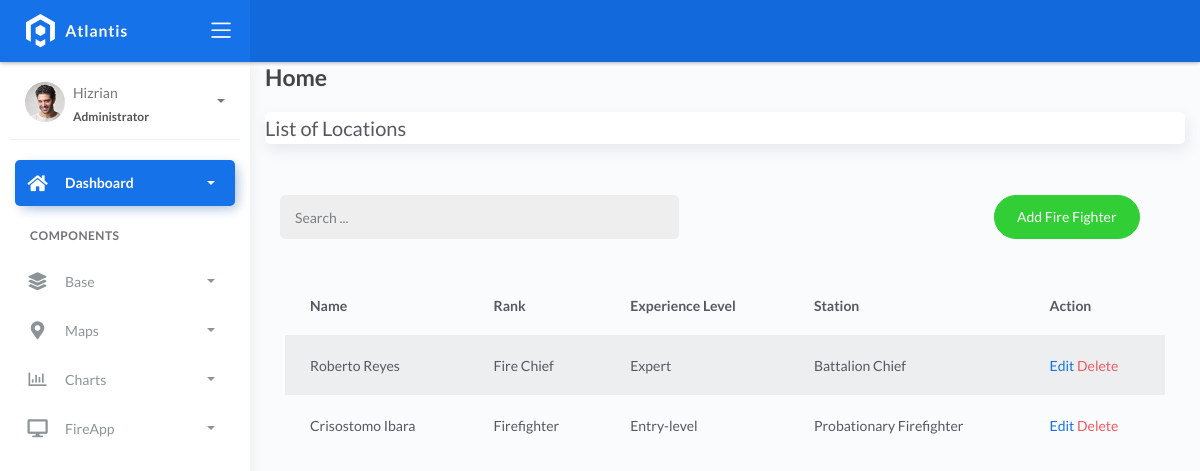
Before: /firefighter_list with the older database file.
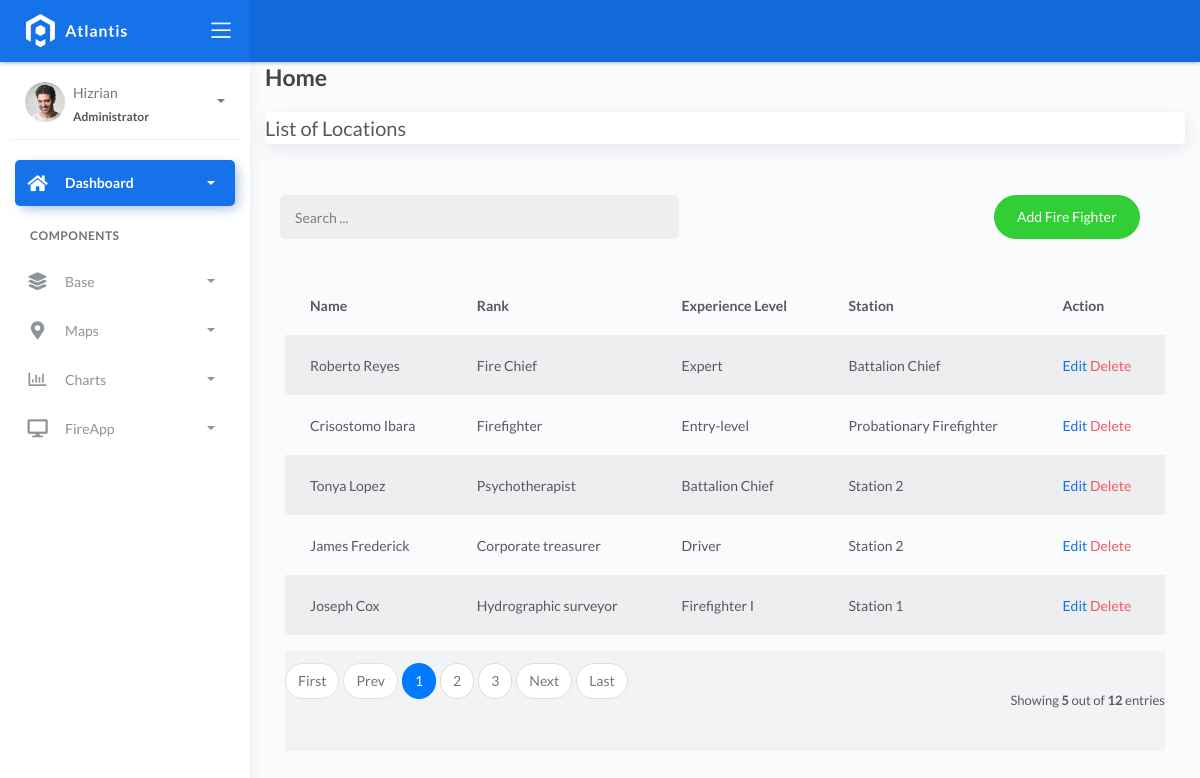
After: the same page with the newer database file.
### fire/models.py (models this page shows)
class BaseModel(models.Model):
    created_at = models.DateTimeField(auto_now_add=True, db_index=True)
    updated_at = models.DateTimeField(auto_now=True)
    class Meta:
        abstract = True

class Firefighters(BaseModel):
    XP_CHOICES = (
        ('Probationary Firefighter', 'Probationary Firefighter'),
        ('Firefighter I', 'Firefighter I'),
        ('Firefighter II', 'Firefighter II'),
        ('Firefighter III', 'Firefighter III'),
        ('Driver', 'Driver'),
        ('Captain', 'Captain'),
        ('Battalion Chief', 'Battalion Chief'),)
    name = models.CharField(max_length=150)
    rank = models.CharField(max_length=150)
    experience_level = models.CharField(max_length=150)
    station = models.CharField(
        max_length=45, null=True, blank=True, choices=XP_CHOICES)

### fire/views.py (the view)
# urls.py: path('firefighter_list', FireFighterList.as_view(), name='fire-fighter'),
class FireFighterList(ListView):
    model = Firefighters
    context_object_name = 'firefighter'
    template_name = 'firefighter_list.html'
    paginate_by = 5

### templates/firefighter_list.html (shortened to what this page needs)
{% extends 'base.html' %} {% load static %} {% block content %}
<div class="content">
    <div class="container-fluid">
        <h4 class="page-title">Home</h4>
        <div class="row">
            <div class="col-md-12">
                <div class="card">
                    <div class="card-title">List of Locations</div>
                </div>
                <br>
                <div class="col-md-12 row">
                    <div class="col-md-6">
                        <form action="" class="navbar-left navbar-form nav-search mr-md-3">
                            <div class="input-group">
                                <input type="text" placeholder="Search ..." class="form-control">
                                <div class="input-group-append">
                                    <span class="input-group-text">
                                    </span>
                                </div>
                            </div>
                        </form>
                    </div>
                    <div class="col-md-6">
                        <div class="pull-right"><a href="{% url 'fighter-add' %}" loc-add="" class="btn btn-success btn-rounded">Add Fire Fighter</a>
                        </div>
                    </div>
                </div>
                <div class="card-body">
                    <table class="table table-striped mt-3">
                        <thead>
                            <tr>
                                <th scope="col">Name</th>
                                <th scope="col">Rank</th>
                                <th scope="col">Experience Level</th>
                                <th scope="col">Station</th>
                                <th scope="col">Action</th>
                            </tr>
                        </thead>
                        <tbody>
                            {% for object in object_list %}
                            <tr>
                                <td>{{ object.name }}</td>
                                <td>{{ object.rank }}</td>
                                <td>{{ object.experience_level }}</td>
                                <td>{{ object.station }}</td>
                                <td>
                                    <a href="firefighter_list/{{ object.id }}">Edit</a>
                                    <a href="firefighter_list/{{ object.id }}/delete" class="text-danger">Delete</a>
                                </td>
                            </tr>
                            {% empty %}
                            <tr>
                                <td colspan="4" style="text-align: center">
                                    <p class="text-sm font-wight-bold mb-0">No Records Found</p>
                                </td>
                            </tr>                            {% endfor %}
                        </tbody>
                    </table>
                    {% include 'includes/pagination.html' %}
                </div>
            </div>
        </div>
    </div>
</div>
{% endblock %}

Changed rows visible on the page:
added Firefighters: name "Tonya Lopez", rank "Psychotherapist", experience_level "Battalion Chief", station "Station 2"
added Firefighters: name "James Frederick", rank "Corporate treasurer", experience_level "Driver", station "Station 2"
added Firefighters: name "Joseph Cox", rank "Hydrographic surveyor", experience_level "Firefighter I", station "Station 1"
Other visible differences:
{{ object_list.count }}: (not shown) → "5"
{{ paginator.count }}: (not shown) → "12"
text now shown: "First Prev Next Last Showing out of entries"
new list line: "1"
new list line: "2"
new list line: "3"
